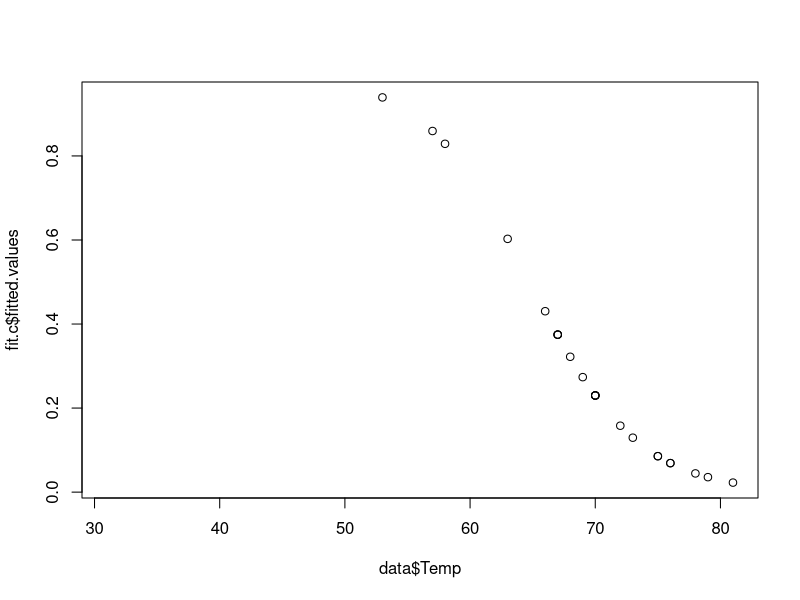
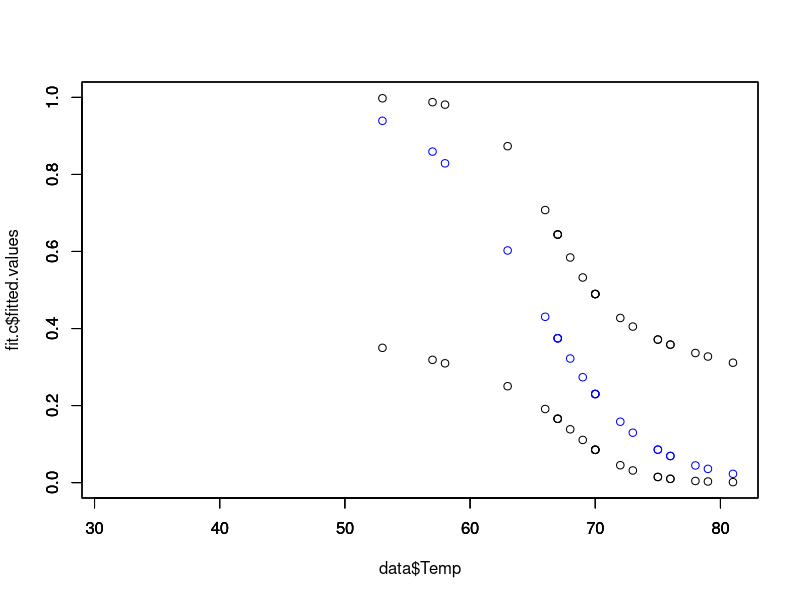

Write R code to recreate these figures, in order.
## ---- chunk 1
knitr::opts_chunk$set(echo = TRUE)
## ---- chunk 2
data = read.csv(file="./challenger.csv", header=TRUE)
fit.a = glm(formula = O.ring > 0 ~ Temp + Pressure, family=binomial(link=logit),data = data)
summary(fit.a)
## ---- chunk 3
library(car)
Anova(fit.a)
## ---- chunk 4
fit.b = glm(formula = O.ring > 0 ~ Temp, family=binomial(link=logit),data = data)
summary(fit.b)
## ---- chunk 5
fit.c = glm(formula = O.ring > 0 ~ Temp, family=binomial(link=logit),data = data)
summary(fit.c)
## ---- chunk 6
plot(data$Temp, fit.c$fitted.values, xlim=c(31,81))
## ---- chunk 7
fit.c.pred = predict(fit.c, newdata=data.frame(Temp=data$Temp), type="link", se.fit=TRUE)
lcl = fit.c.pred$fit - qnorm(0.975)*fit.c.pred$se.fit
ucl = fit.c.pred$fit + qnorm(0.975)*fit.c.pred$se.fit
plot(data$Temp, fit.c$fitted.values, xlim=c(31,81), ylim=c(0,1), col='blue')
par(new=T)
plot(data$Temp, exp(lcl)/(1+exp(lcl)), xlab='', ylab='', xlim=c(31,81), ylim=c(0,1))
par(new=T)
plot(data$Temp, exp(ucl)/(1+exp(ucl)), xlab='', ylab='', xlim=c(31,81), ylim=c(0,1))
## ---- chunk 8
predicted_odds = predict(fit.c, newdata=data.frame(Temp=31), type="link", se.fit = TRUE)
predicted_prob = exp(predicted_odds$fit)/(1+exp(predicted_odds$fit))
ci_odds = c(predicted_odds$fit - qnorm(1-.05/2)*predicted_odds$se.fit, predicted_odds$fit + qnorm(1-.05/2)*predicted_odds$se.fit)
ci = exp(ci_odds)/(1+exp(ci_odds))
"Predicted probability of at least one O-ring failure with 95% confidence interval:"
paste(round(ci[1],7), "<", round(predicted_prob,7), "<", round(ci[2],7))
## ---- chunk 9
threshold = 0.3

bootstrap = replicate(100, {
  samples = sample(31:72, size = 23, replace=TRUE)
  predicted_odds = predict(fit.c, newdata=data.frame(Temp=samples), type="link")
  predicted = exp(predicted_odds)/(1+exp(predicted_odds))
  boostrapped_data = data.frame(O.ring=predicted,Temp=samples)
  fit.bootstrap = glm(O.ring ~ Temp, family=binomial(link=logit),data = boostrapped_data, control = list(maxit = 50))
  
  pi.hat.star.odds = predict(fit.bootstrap, newdata=data.frame(Temp=c(31,72)), type="link")
  exp(pi.hat.star.odds)/(1+exp(pi.hat.star.odds))
})
bootstrap
